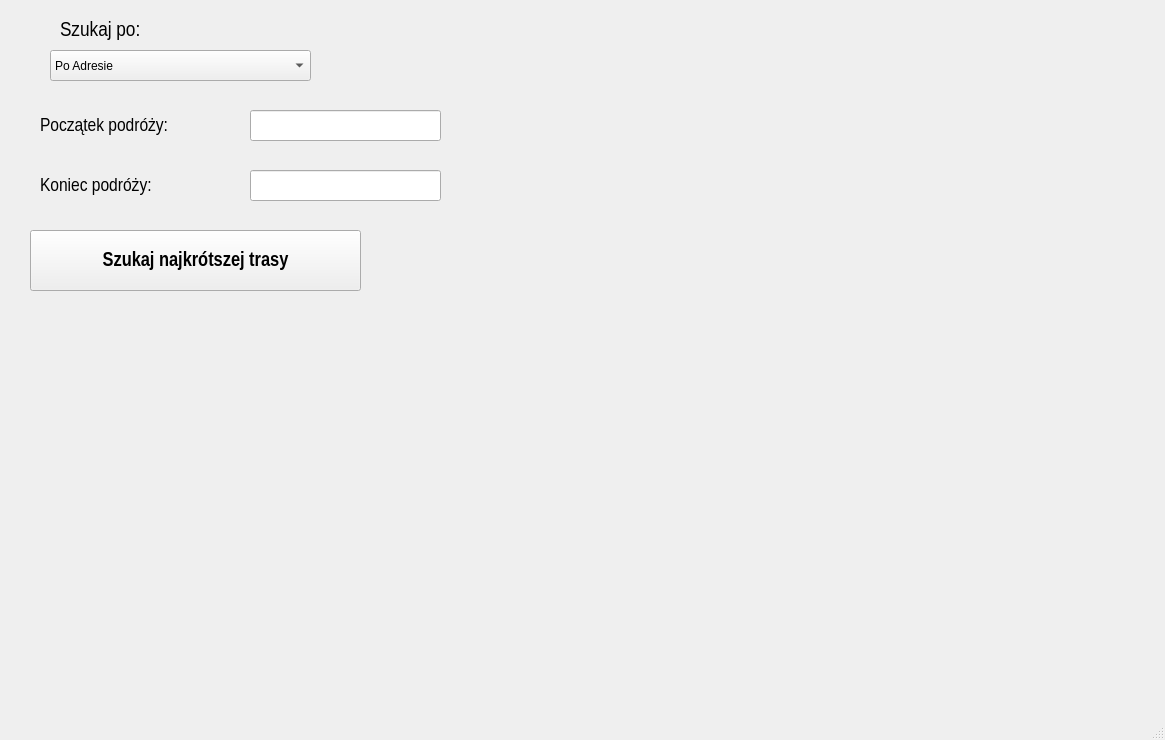
<?xml version="1.0" encoding="UTF-8"?>
<ui version="4.0">
 <class>MainWindow</class>
 <widget class="QMainWindow" name="MainWindow">
  <property name="geometry">
   <rect>
    <x>0</x>
    <y>0</y>
    <width>1165</width>
    <height>740</height>
   </rect>
  </property>
  <property name="windowTitle">
   <string>Aplikacja nawigacyjna</string>
  </property>
  <widget class="QWidget" name="centralwidget">
   <widget class="QLabel" name="label">
    <property name="geometry">
     <rect>
      <x>40</x>
      <y>150</y>
      <width>171</width>
      <height>71</height>
     </rect>
    </property>
    <property name="font">
     <font>
      <family>Arial Narrow</family>
      <pointsize>14</pointsize>
     </font>
    </property>
    <property name="text">
     <string>Koniec podróży:</string>
    </property>
   </widget>
   <widget class="QLabel" name="label_2">
    <property name="geometry">
     <rect>
      <x>40</x>
      <y>100</y>
      <width>201</width>
      <height>51</height>
     </rect>
    </property>
    <property name="font">
     <font>
      <family>Arial Narrow</family>
      <pointsize>14</pointsize>
     </font>
    </property>
    <property name="text">
     <string>Początek podróży:</string>
    </property>
   </widget>
   <widget class="QLineEdit" name="lineEdit">
    <property name="geometry">
     <rect>
      <x>250</x>
      <y>170</y>
      <width>191</width>
      <height>31</height>
     </rect>
    </property>
   </widget>
   <widget class="QLineEdit" name="lineEdit_2">
    <property name="geometry">
     <rect>
      <x>250</x>
      <y>110</y>
      <width>191</width>
      <height>31</height>
     </rect>
    </property>
   </widget>
   <widget class="QPushButton" name="pushButton">
    <property name="geometry">
     <rect>
      <x>30</x>
      <y>230</y>
      <width>331</width>
      <height>61</height>
     </rect>
    </property>
    <property name="font">
     <font>
      <family>Arial Narrow</family>
      <pointsize>15</pointsize>
      <weight>75</weight>
      <bold>true</bold>
     </font>
    </property>
    <property name="text">
     <string>Szukaj najkrótszej trasy</string>
    </property>
   </widget>
   <widget class="QLabel" name="label_3">
    <property name="geometry">
     <rect>
      <x>60</x>
      <y>10</y>
      <width>101</width>
      <height>41</height>
     </rect>
    </property>
    <property name="font">
     <font>
      <family>Arial Narrow</family>
      <pointsize>16</pointsize>
     </font>
    </property>
    <property name="text">
     <string>Szukaj po:</string>
    </property>
   </widget>
   <widget class="QComboBox" name="comboBox">
    <property name="geometry">
     <rect>
      <x>50</x>
      <y>50</y>
      <width>261</width>
      <height>31</height>
     </rect>
    </property>
    <item>
     <property name="text">
      <string>Po Adresie</string>
     </property>
    </item>
    <item>
     <property name="text">
      <string>Po Współrzędnych</string>
     </property>
    </item>
   </widget>
  </widget>
  <widget class="QMenuBar" name="menubar">
   <property name="geometry">
    <rect>
     <x>0</x>
     <y>0</y>
     <width>1165</width>
     <height>21</height>
    </rect>
   </property>
  </widget>
  <widget class="QStatusBar" name="statusbar"/>
 </widget>
 <resources/>
 <connections/>
</ui>
